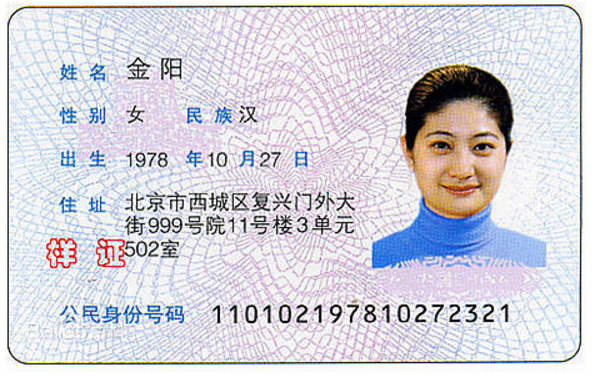
#> input picture interface/pic/pass01.jpg, 600 x 376 px
$ python output.py   (older library calls are emulated)
#> lines starting #> are read from the running program, lines starting #| are printed output that depends on the picture
#!/user/bin/env python
# coding:utf-8
'''
    author : minning
    Date : 2017/11/30
    代码目的：输出正常照片、复印件、手机翻拍、电脑翻拍的图片进行对比


'''
import cv2
import numpy as np
from matplotlib import pyplot as plt
from sklearn.cluster import KMeans
from scipy.spatial.distance import cdist
from PIL import Image

plt.rcParams['font.sans-serif']=['SimHei']

width, height = 320, 240
passImg_path = r'pic/pass01.jpg'
fpImg_path = r'pic/fp05.jpg'
black_path=r'pic/black11.jpg'
fpImg_path2=r'pic/fp20.png'
#
plt.subplot(2,2,1)     #将窗口分为两行两列四个子窗口，则可显示四幅图片
passImg_ori = Image.open(passImg_path, 'r')
#> passImg_ori is the input picture: PIL image 600x376 RGBA; mean R, G, B, A 211.6, 210.5, 218.5, 255
passImg_ori = passImg_ori.resize((width, height), Image.ANTIALIAS)
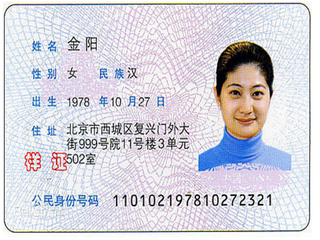
#> passImg_ori: PIL image 320x240 RGBA; mean R, G, B, A 211.5, 210.4, 218.3, 255
passImg_ori = np.array(passImg_ori)
title_obj = plt.title(u"(a)真实拍摄证件照")   #第一幅图片标题
# plt.getp(title_obj, 'text')            #print out the 'text' property for title
# plt.setp(title_obj)         #set the color of title to red
# plt.title(u"(a)")
# plt.xlabel('(a)')
plt.imshow(passImg_ori)      #绘制第一幅图片
plt.axis('off')

plt.subplot(2,2,2)     #第二个子窗口
passImg= Image.open(black_path, 'r')
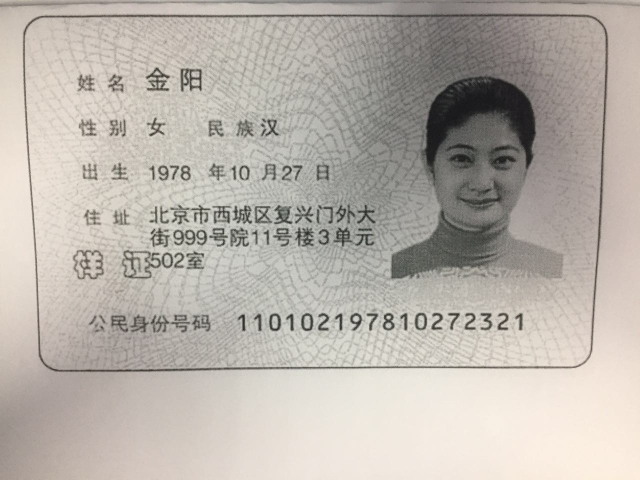
#> input picture interface/pic/black11.jpg, 1280 x 960 px (shown at 1/2 size)
#> passImg is the input picture: PIL image 1280x960 RGB; mean R, G, B 184.7, 178.5, 171
passImg= passImg.resize((width, height), Image.ANTIALIAS)
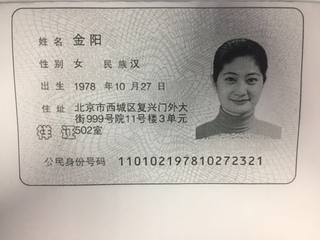
#> passImg: PIL image 320x240 RGB; mean R, G, B 184.7, 178.5, 171
passImg= np.array(passImg)
plt.title(u"(b)黑白复印件翻拍")   #第二幅图片标题
# plt.title(u"(b)")
# plt.xlabel('(b)')
plt.imshow(passImg)      #绘制第二幅图片,且为灰度图
plt.axis('off')     #不显示坐标尺寸

plt.subplot(2,2,3)     #将窗口分为两行两列四个子窗口，则可显示四幅图片
fpImg_ori = Image.open(fpImg_path, 'r')
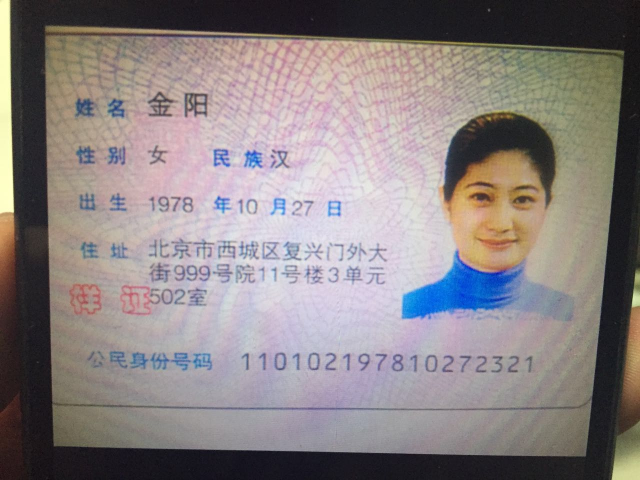
#> input picture interface/pic/fp05.jpg, 1280 x 960 px (shown at 1/2 size)
#> fpImg_ori is the input picture: PIL image 1280x960 RGB; mean R, G, B 138.1, 130.2, 130.5
fpImg_ori= fpImg_ori.resize((width, height), Image.ANTIALIAS)
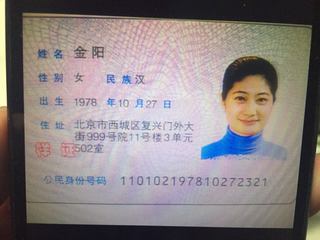
#> fpImg_ori: PIL image 320x240 RGB; mean R, G, B 138.1, 130.2, 130.5
fpImg_ori = np.array(fpImg_ori)
plt.title(u"(c)手机屏幕翻拍件")   #第三幅图片标题
# plt.title(u"(c)")
# plt.xlabel('(c)')
plt.imshow(fpImg_ori)      #绘制第三幅图片
plt.axis('off')

plt.subplot(2,2,4)     #第四个子窗口
fpImg= Image.open(fpImg_path2, 'r')
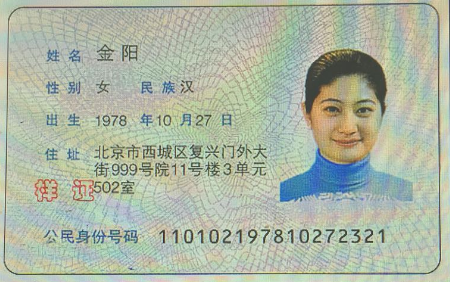
#> input picture interface/pic/fp20.png, 450 x 282 px
#> fpImg is the input picture: PIL image 450x282 RGBA; mean R, G, B, A 173.2, 182.5, 165.1, 255
fpImg= fpImg.resize((width, height), Image.ANTIALIAS)
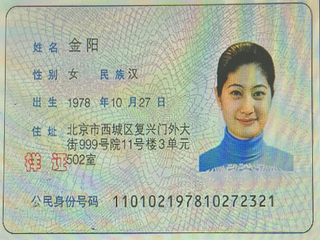
#> fpImg: PIL image 320x240 RGBA; mean R, G, B, A 173.2, 182.5, 165.1, 255
fpImg= np.array(fpImg)
plt.title(u"(d)电脑屏幕翻拍件")   #第三幅图片标题
# plt.title(u"(d)")
# plt.xlabel('(d)')
plt.imshow(fpImg)      #绘制第三幅图片
plt.axis('off')     #不显示坐标尺寸

plt.show()   #显示窗口
